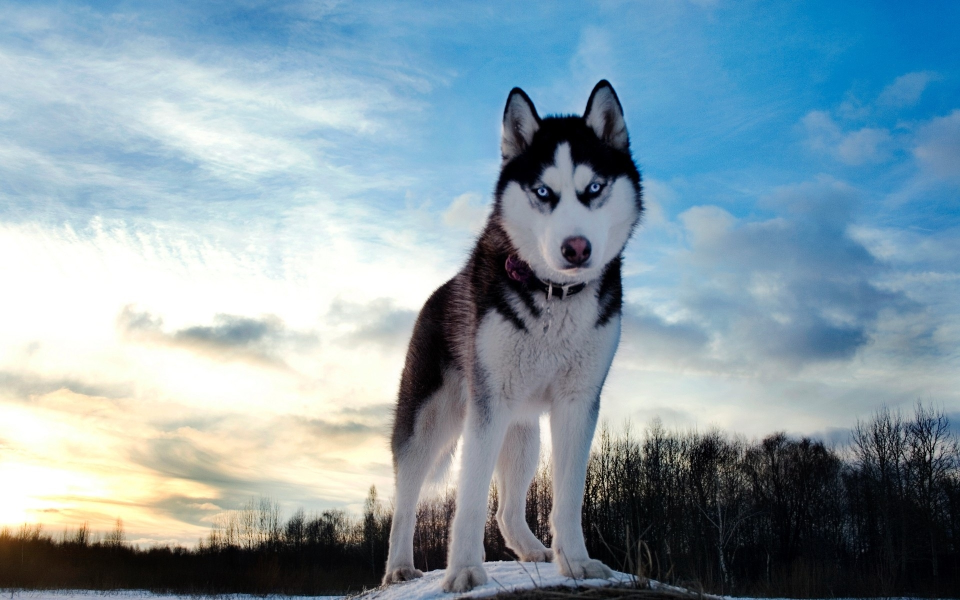
#> input picture dog.jpeg, 1920 x 1200 px (shown at 1/2 size)
$ jupyter execute task_01.ipynb
#> lines starting #> are read from the running program, lines starting #| are printed output that depends on the picture
[cell 1]
import cv2
import matplotlib.pyplot as plt
import numpy as np

[cell 2]
def show_image(img):
#> called with img = 'dog.jpeg'
    img = cv2.imread(img)
#> img is the input picture: shape (1200, 1920, 3); mean B, G, R 167.3, 155.8, 133.8
    plt.axis('off')
    plt.imshow(img)

[cell 3]
show_image('dog.jpeg')

[cell 4]
def save_image(img, filename):
    cv2.imwrite(filename, img)

[cell 5]
img = cv2.imread('dog.jpeg')

[cell 6]
plt.imshow(img)

[cell 7]
def contrast_brightness(img, alpha=1.0, beta=0):
#> called with alpha = 1.3, beta = -10
    table = np.array([alpha*i + beta for i in np.arange(0, 256)]).clip(0, 255).astype('uint8')
    return cv2.LUT(img, table)
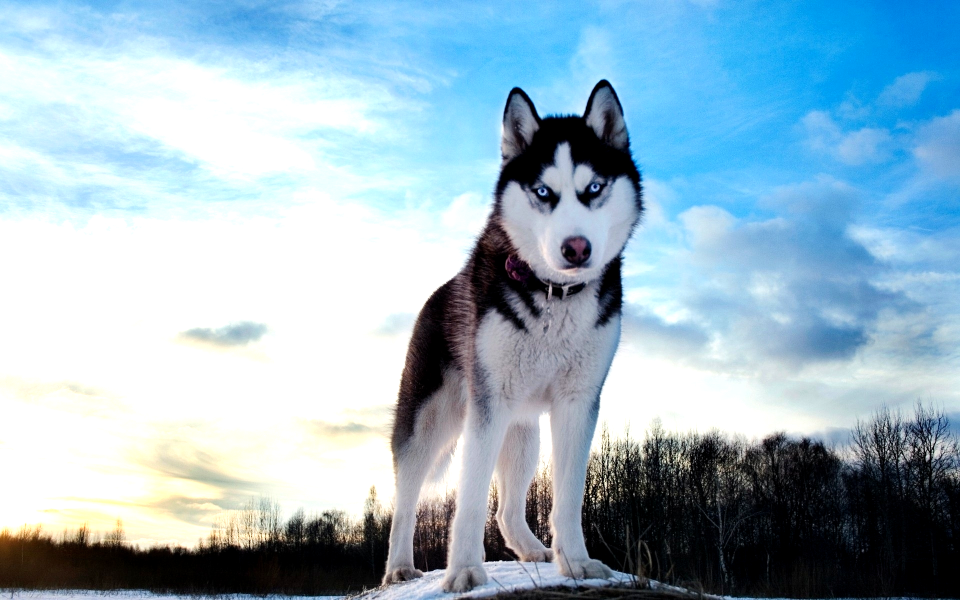
#> returned value: shape (1200, 1920, 3) (shown at 1/2 size); mean of channels 0, 1, 2 195.8, 180, 152.2; drawn as B, G, R

[cell 8]
adjusted_img = contrast_brightness(img, 1.3, -10)

[cell 9]
plt.imshow(adjusted_img)

[cell 10]
def  saturation(img, satur_coef=1.0):
#> called with satur_coef = 0.5
    img_HSV = cv2.cvtColor(img, cv2.COLOR_BGR2HSV)
#> img_HSV: shape (1200, 1920, 3); mean H, S, V 82.7, 73.8, 173.1
    img_HSV[:, :, 1] = img_HSV[:, :, 1] * satur_coef
#> img_HSV: shape (1200, 1920, 3); mean H, S, V 82.7, 36.7, 173.1
    return cv2.cvtColor(img_HSV, cv2.COLOR_HSV2BGR)
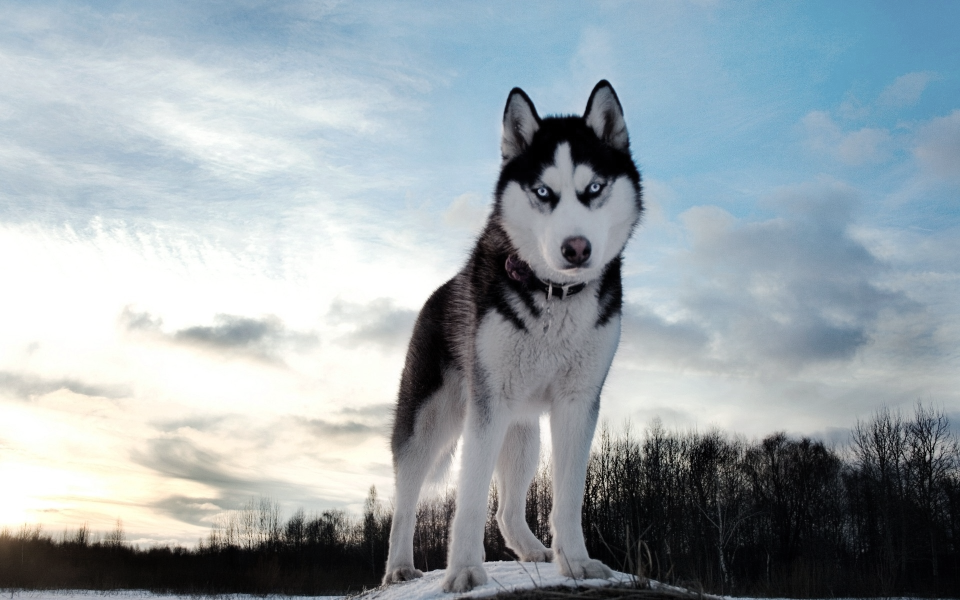
#> returned value: shape (1200, 1920, 3) (shown at 1/2 size); mean B, G, R 170.2, 164.1, 153.2

[cell 11]
plt.imshow(saturation(img, 0.5))

[cell 12]
plt.imshow(cv2.resize(img, (1920, 1080)))
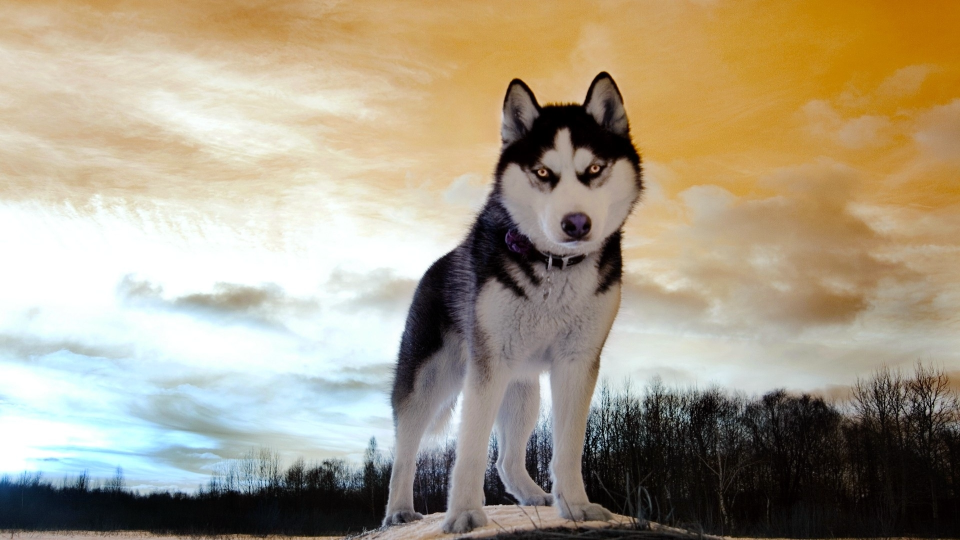
#> shown: shape (1080, 1920, 3) (shown at 1/2 size); mean R, G, B 167.3, 155.8, 133.8

[cell 13]
def clip_img(img, x, y):
#> called with x = (50, 400), y = (250, 600)
    return img[x[0]:x[1], y[0]:y[1]]
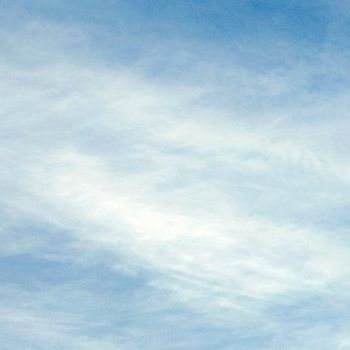
#> returned value: shape (350, 350, 3); mean of channels 0, 1, 2 223, 209, 182; drawn as B, G, R

[cell 14]
plt.imshow(clip_img(img, (50,400), (250,600)))

[cell 15]
def rotate_img(img, degree):
#> called with degree = 90
    degree_map = {90: 0, 180: 1, 270:2}
    return cv2.rotate(img, degree_map[degree])
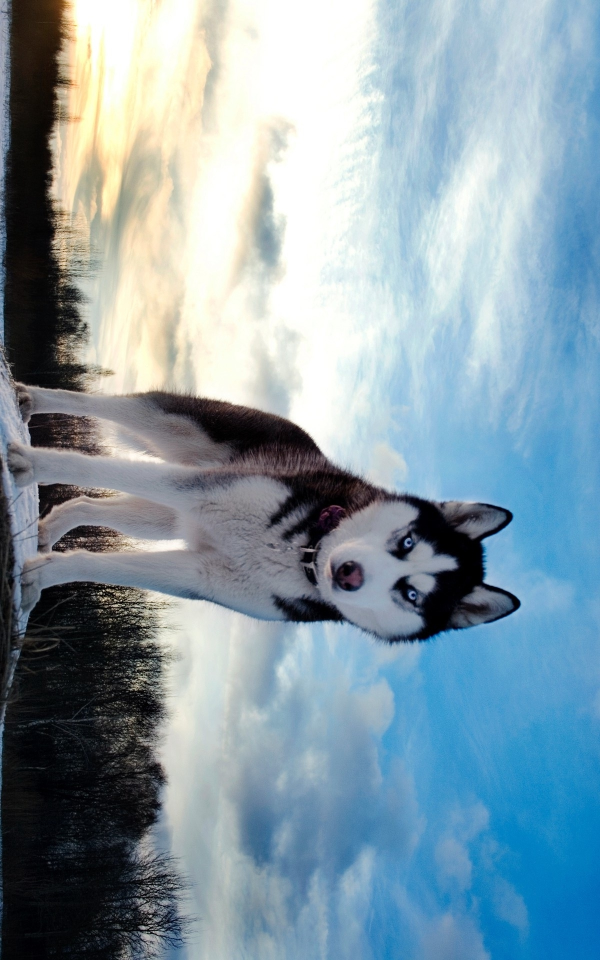
#> returned value: shape (1920, 1200, 3) (shown at 1/2 size); mean of channels 0, 1, 2 167.3, 155.8, 133.8; drawn as B, G, R
